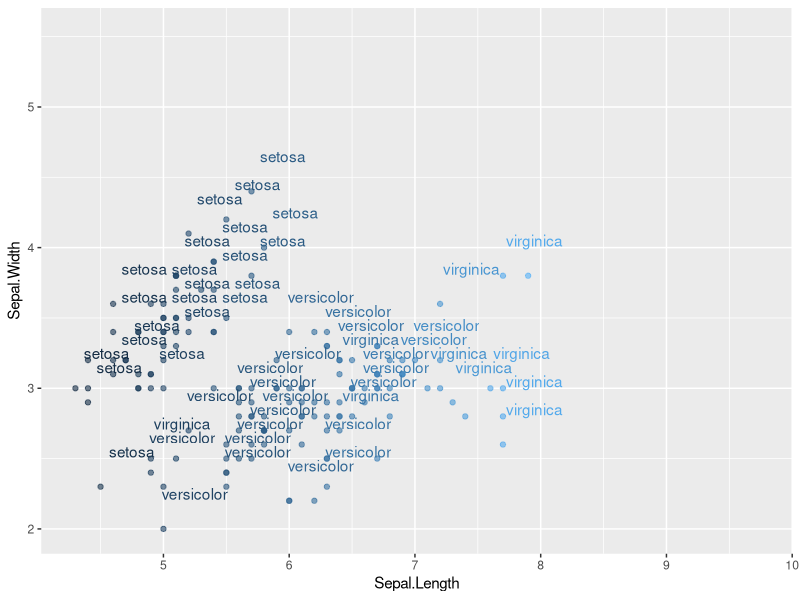
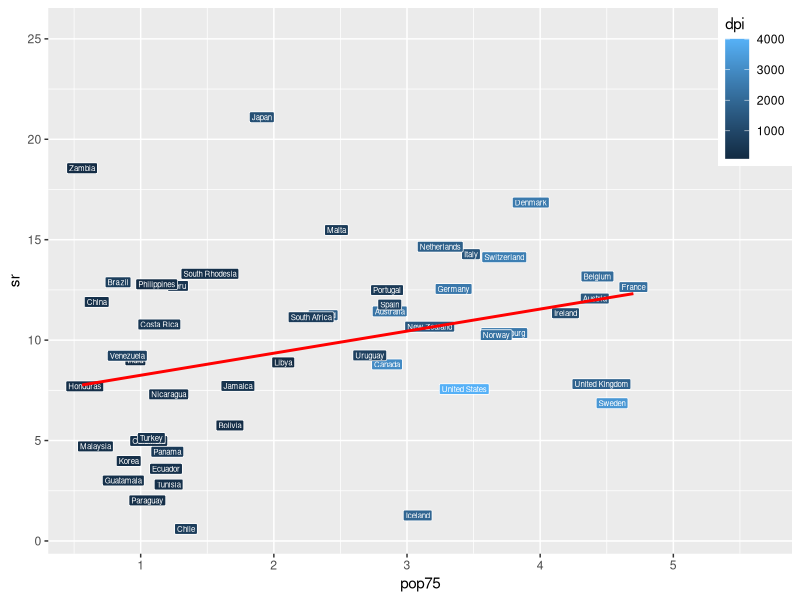
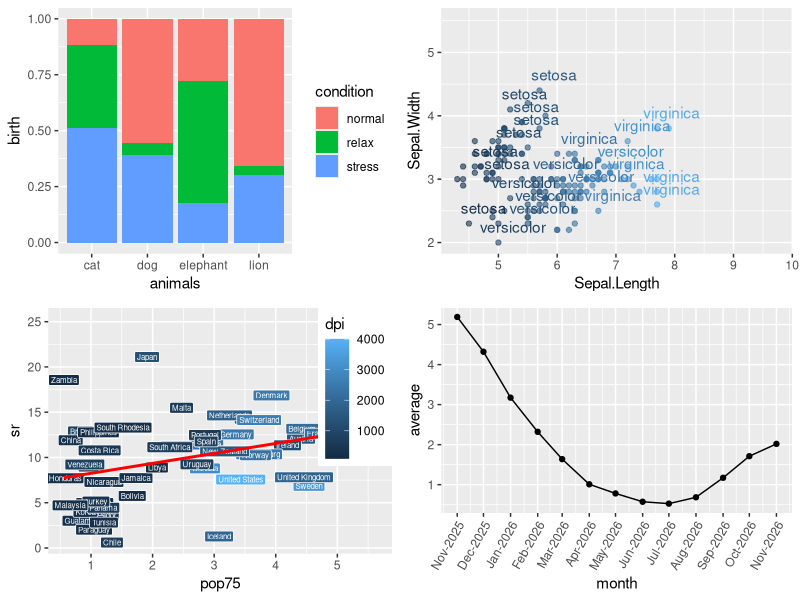

Write the R code that produced these figures, in order.
#HW03
#用ggplot2，用2x2的網格畫4個圖
library(ggplot2)
#圖1
animals <- c(rep("cat", 3), rep("dog", 3), rep("lion", 3), rep("elephant", 3))
condition <- rep(c("normal", "stress", "relax"), 4)
birth <- abs(rnorm(12, 3, 6))
data <- data.frame(animals, condition, birth)
gg1 <- ggplot(data, aes(x = animals, y = birth, fill = condition)) +
  geom_bar(stat = "identity", position = "fill")

#圖2
gg2 <- ggplot(iris, aes(x = Sepal.Length, y = Sepal.Width, xmax = max(Sepal.Length) * 1.2, ymax = max(Sepal.Width) * 1.2, color = Sepal.Length)) +
  geom_point(alpha = 0.6) +
  geom_text(label = iris$Species, nudge_x = 0.25, nudge_y = 0.25, check_overlap = TRUE) +
  theme(legend.position = "none")  #把legend拿掉
gg2
?aes
#圖3
data <- LifeCycleSavings
gg3 <- ggplot(data, aes(x = pop75, y= sr, fill = dpi, xmax = max(pop75) * 1.2, ymax = max(sr) * 1.2)) +
  geom_label(label = rownames(data), color = "white", size = 2) +  #將資料點用標籤形式表達
  geom_smooth(method = "lm", color = "red", se = FALSE) +
  theme(legend.position = c(1, 1), legend.justification = c(1, 1))  #將legend放到圖里的右上角
gg3

#圖4
library(tidyverse)
day <- Sys.Date() - 0:364
value <- runif(365) + seq(-140, 224)^2 / 10000
data <- data.frame(day, value)
data$month <- as.Date(cut(day, breaks = "month"))  #日期的部分只留下年月
data <- group_by(data, month)  #將month欄位相同的觀測值群組起來
data <- summarise(data, average = mean(value))  #將群組的值計算平均，並存出一個新的dataframe
gg4 <- ggplot(data, aes(x = month, y = average)) +
  geom_line() +
  geom_point() +
  scale_x_date(date_labels = "%b-%Y", date_breaks = "1 month") +  #對資料結構為Date的x軸做設定
  theme(axis.text.x = element_text(angle = 60, hjust = 1))  #更改x軸的標籤顯示
  
#同時畫出4張圖
library(gridExtra)
grid.arrange(gg1, gg2, gg3, gg4, nrow = 2, ncol = 2)